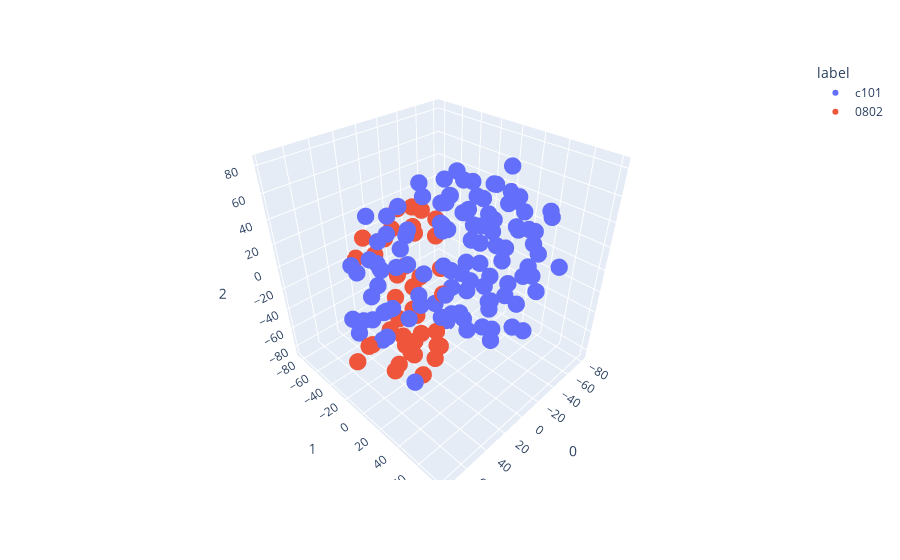

Notebook cell for this chart:
### Code cell
tsne = sklearn.manifold.TSNE(n_components=3, init='pca')
all_embedded = tsne.fit_transform(all_features)

fig = px.scatter_3d(
    all_embedded, x=0, y=1, z=2,
    color=df_all.label, labels={'color': 'label'}
)
fig.update_traces(marker_size=6)
fig.show()
